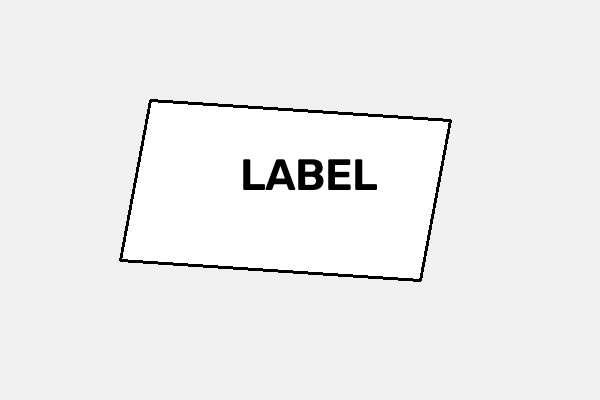
#> input picture computer_vision_labs/data/sample.png, 600 x 400 px
$ python main.py --input ../data/sample.png
#> lines starting #> are read from the running program, lines starting #| are printed output that depends on the picture; after the words box and inside, x2 and y2 are one past the last pixel; in counts of white or black regions, pixels touching at a corner belong together
### computer_vision_labs/src/loader.py
"""Loader module - doc anh thanh NumPy array."""

from __future__ import annotations

from dataclasses import dataclass
from pathlib import Path
from typing import Optional

import cv2
import numpy as np


@dataclass
class ImageData:
    """Container cho anh va metadata."""

    array: np.ndarray
    path: Path
    width: int
    height: int
    channels: int
    dtype: str


def load_image(path: str | Path) -> ImageData:
    """Doc anh tu file thanh NumPy array.

    Args:
        path: Duong den file anh.

    Returns:
        ImageData chua array va metadata.

    Raises:
        FileNotFoundError: Neu file khong ton tai.
        ValueError: Neu khong the doc anh.
    """
#> called with path = '../data/sample.png'
    image_path = Path(path)
    if not image_path.exists():
        raise FileNotFoundError(f"File anh khong ton tai: {image_path}")

    array = cv2.imread(str(image_path), cv2.IMREAD_COLOR)
#> array is the input picture: shape (400, 600, 3); min 0, max 255, mean 238
    if array is None:
        raise ValueError(f"Khong the doc anh: {image_path}")

    height, width, channels = array.shape
#> height = 400; width = 600; channels = 3
    return ImageData(
        array=array,
        path=image_path,
        width=width,
        height=height,
        channels=channels,
        dtype=str(array.dtype),
    )


def save_image(array: np.ndarray, output_path: str | Path) -> Path:
    """Luu NumPy array ra file anh.

    Args:
        array: Anh can luu.
        output_path: Duong dan file xuat.

    Returns:
        Duong dan file da luu.

    Raises:
        ValueError: Neu cv2.imwrite that bai.
    """
    out_path = Path(output_path)
    out_path.parent.mkdir(parents=True, exist_ok=True)
    success = cv2.imwrite(str(out_path), array)
    if not success:
        raise ValueError(f"Khong the ghi file anh: {out_path}")
    return out_path

### computer_vision_labs/src/preprocessing.py
"""Preprocessing module - cac phuong phap xu ly anh truoc."""

from __future__ import annotations

from pathlib import Path

import cv2
import numpy as np


def _validate_kernel_size(kernel_size: int) -> int:
    """Kiem tra kich thuc kernel: phai duong va le."""
    if kernel_size <= 0:
        raise ValueError(f"kernel_size phai duong, nhan duoc {kernel_size}")
    if kernel_size % 2 == 0:
        kernel_size += 1
    return kernel_size


def to_grayscale(image: np.ndarray) -> np.ndarray:
    """Chuyen anh BGR/BGRA sang Grayscale."""
    if len(image.shape) == 2:
        return image.copy()
    if image.shape[2] == 4:
        return cv2.cvtColor(image, cv2.COLOR_BGRA2GRAY)
    return cv2.cvtColor(image, cv2.COLOR_BGR2GRAY)


def denoise(image: np.ndarray, kernel_size: int = 5) -> np.ndarray:
    """Lam muot anh bang Gaussian blur de loai nhieu."""
#> called with kernel_size = 5
    kernel_size = _validate_kernel_size(kernel_size)
    return cv2.GaussianBlur(image, (kernel_size, kernel_size), 0)


def threshold(
    image: np.ndarray,
    threshold_value: int = 127,
    max_value: int = 255,
    method: int = cv2.THRESH_BINARY + cv2.THRESH_OTSU,
) -> tuple[float, np.ndarray]:
    """Ap dung nhi phan hoa anh.

    Returns:
        (threshold_value_used, binary_image)
    """
#> called with threshold_value = 127, max_value = 255, method = 8
    if len(image.shape) == 3:
        image = to_grayscale(image)
    ret, binary = cv2.threshold(image, threshold_value, max_value, method)
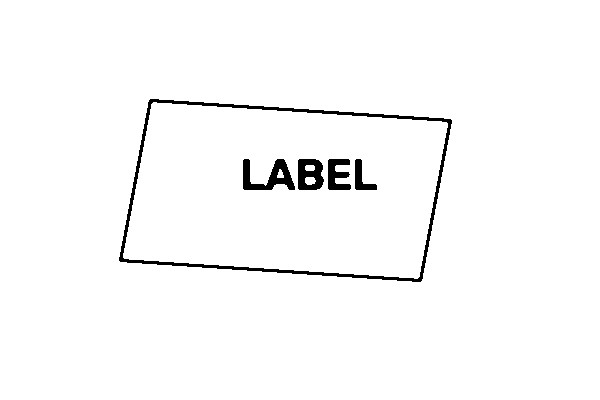
#> binary: shape (400, 600); 97.9% white; 5 black regions, box (x1, y1, x2, y2) and area: (119, 99, 452, 282) 2940, (243, 159, 295, 190) 789, (298, 159, 324, 190) 604, (328, 159, 351, 190) 484, (355, 159, 377, 190) 305
#> ret = 149
    return ret, binary


def edge_detect(
    image: np.ndarray,
    threshold1: int = 100,
    threshold2: int = 200,
) -> np.ndarray:
    """Phat hien canh bang Canny edge detection."""
#> called with threshold1 = 100, threshold2 = 200
    if len(image.shape) == 3:
        image = to_grayscale(image)
    return cv2.Canny(image, threshold1, threshold2)
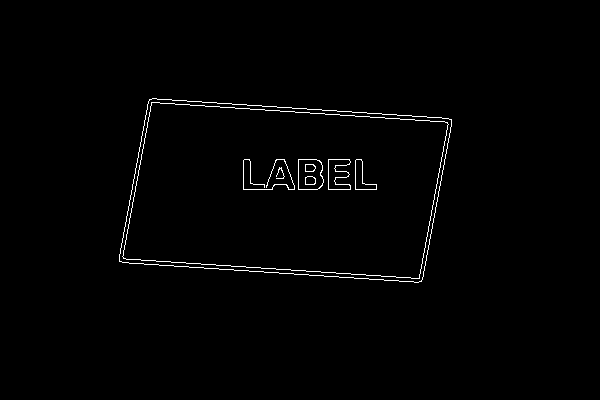
#> returned value: shape (400, 600); 1% white in thin lines or dots, all inside (x1, y1, x2, y2) = (119, 98, 452, 283)


def preprocess_pipeline(
    image: np.ndarray,
) -> dict[str, np.ndarray]:
    """Chay toan bo pipeline preprocessing tra ve dict tat ca buoc."""
    gray = to_grayscale(image)
    denoised = denoise(gray, kernel_size=5)
    _, binary = threshold(denoised)
    edges = edge_detect(denoised)

    return {
        "original": image,
        "grayscale": gray,
        "denoised": denoised,
        "threshold": binary,
        "edges": edges,
    }

### computer_vision_labs/src/main.py
"""Main module - chay pipeline xu ly anh tu dau den cuoi."""

from __future__ import annotations

import argparse
import sys
from pathlib import Path

import cv2
import numpy as np

from loader import ImageData, load_image, save_image
from preprocessing import preprocess_pipeline
from roi import crop_and_perspective, validate_quadrilateral


def parse_args(argv: list[str] | None = None) -> argparse.Namespace:
    parser = argparse.ArgumentParser(
        prog="cv-pipeline",
        description="Image Preprocessing Pipeline - doc anh, xu ly, xuat ket qua.",
    )
    parser.add_argument(
        "--input",
        required=True,
        help="Duong den file anh dau vao.",
    )
    parser.add_argument(
        "--output-dir",
        default="outputs",
        help="Thu muc luu file ket qua (mac dinh: outputs).",
    )
    parser.add_argument(
        "--pts",
        default=None,
        help="Toa do 4 diem perspective (x1,y1,x2,y2,x3,y3,x4,y4), neu muon chinh perspective.",
    )
    return parser.parse_args(argv)


def validate_pts_in_image(pts: np.ndarray, img_shape: tuple[int, int]) -> None:
    """Kiem tra tat ca toa do 4 diem nam trong khoang anh."""
    h, w = img_shape[:2]
    for i, (x, y) in enumerate(pts):
        if not (0 <= x < w and 0 <= y < h):
            raise ValueError(f"Diem {i} ({x},{y}) nam ngoai anh (w={w}, h={h})")


def run_pipeline(
    input_path: str | Path,
    output_dir: str | Path = "outputs",
    pts: str | None = None,
) -> dict[str, object]:
    """Chay toan bo pipeline xu ly anh.

    Args:
        input_path: Duong den anh dau vao.
        output_dir: Thu muc luu ket qua.
        pts: Chuoi toa do 8 so, hoac None.

    Returns:
        Dict ten buoc -> duong dan file da luu.
    """
    output_path = Path(output_dir)
    output_path.mkdir(parents=True, exist_ok=True)

    # 1. Doc anh
    image_data: ImageData = load_image(input_path)
    image = image_data.array

    # 2. Preprocessing pipeline
    results = preprocess_pipeline(image)
#> results = 5 items

    saved: dict[str, object] = {}

    # Luu tat ca buoc preprocessing
    for name, arr in results.items():
        saved[name] = save_image(arr, output_path / f"{name}.png")
#> this loop made 5 passes
#> name on passes 1 to 5: 'original', 'grayscale', 'denoised', 'threshold', 'edges'
#> after the loop, saved = 5 items

    # 3. ROI + Perspective (neu co toa do)
    if pts:
        coords = [int(v) for v in pts.split(",")]
        if len(coords) != 8:
            raise ValueError("Can dung 8 toa do (x1,y1,...,x4,y4)")
        pts_array = np.array(
            [
                [coords[0], coords[1]],
                [coords[2], coords[3]],
                [coords[4], coords[5]],
                [coords[6], coords[7]],
            ],
            dtype=np.float32,
        )

        # Validate toa do nam trong anh
        validate_pts_in_image(pts_array, image.shape)

        # Validate quadrilateral
        validate_quadrilateral(pts_array, image.shape)

        roi, corrected = crop_and_perspective(image, pts_array)
        saved["roi"] = save_image(roi, output_path / "roi.png")
        saved["perspective"] = save_image(corrected, output_path / "perspective.png")
    else:
        saved["roi"] = None
        saved["perspective"] = None

    return saved


def main(argv: list[str] | None = None) -> int:
    args = parse_args(argv)
    try:
        saved = run_pipeline(args.input, args.output_dir, args.pts)
#> saved = 7 items
    except (FileNotFoundError, ValueError) as e:
        print(f"[ERROR] {e}", file=sys.stderr)
        return 1

    print(f"[OK] Pipeline hoan tat. Luu vao: {args.output_dir}")
    for name, path in saved.items():
        if path is not None:
            print(f"  - {name}: {path}")
#> this loop made 7 passes
#|   - original: outputs/original.png
#|   - grayscale: outputs/grayscale.png
#|   - denoised: outputs/denoised.png
#|   - threshold: outputs/threshold.png
#|   - edges: outputs/edges.png
    return 0


if __name__ == "__main__":
    raise SystemExit(main())
#> (the program exits here)
